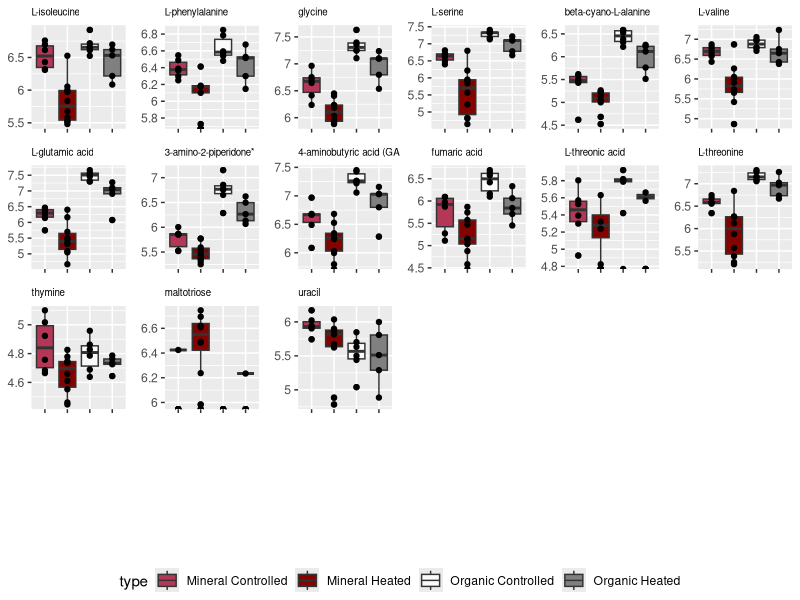
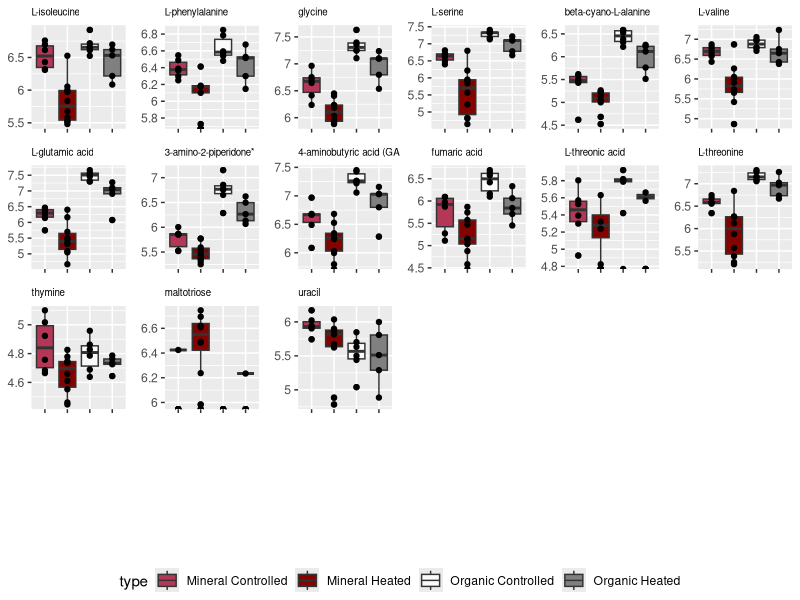
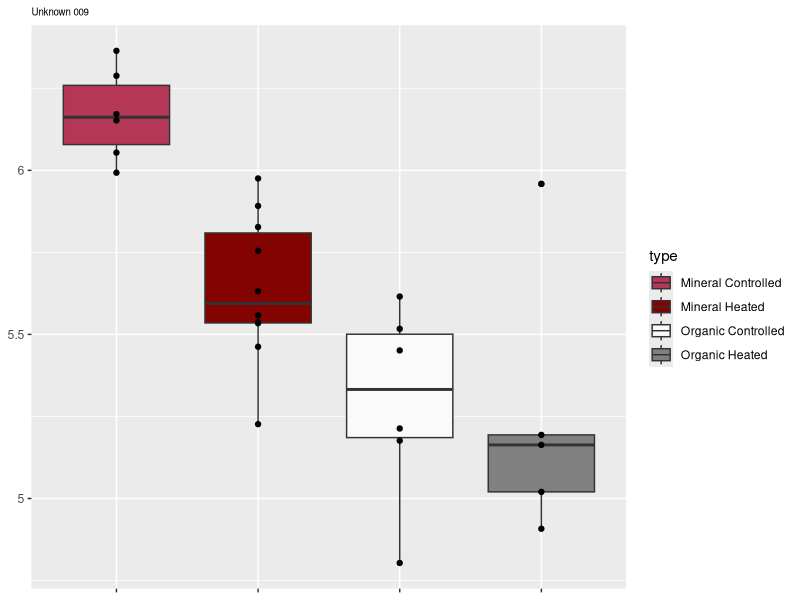
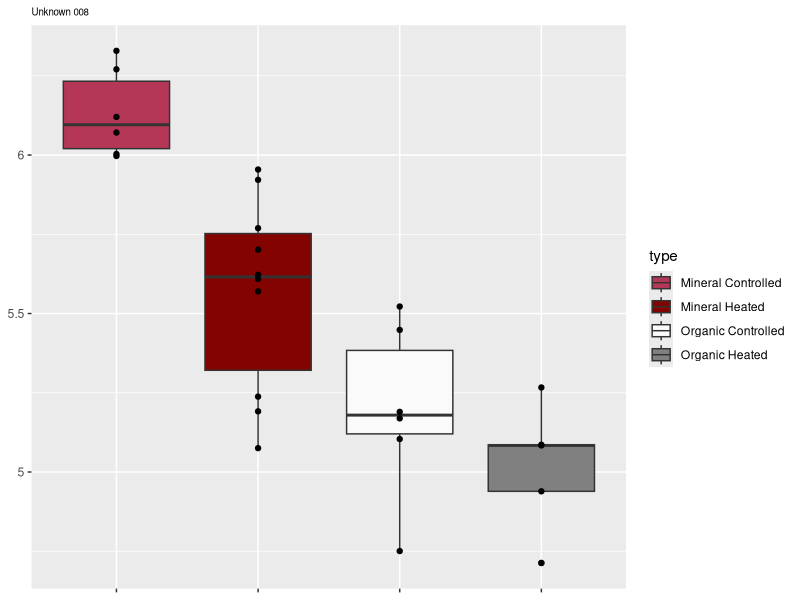
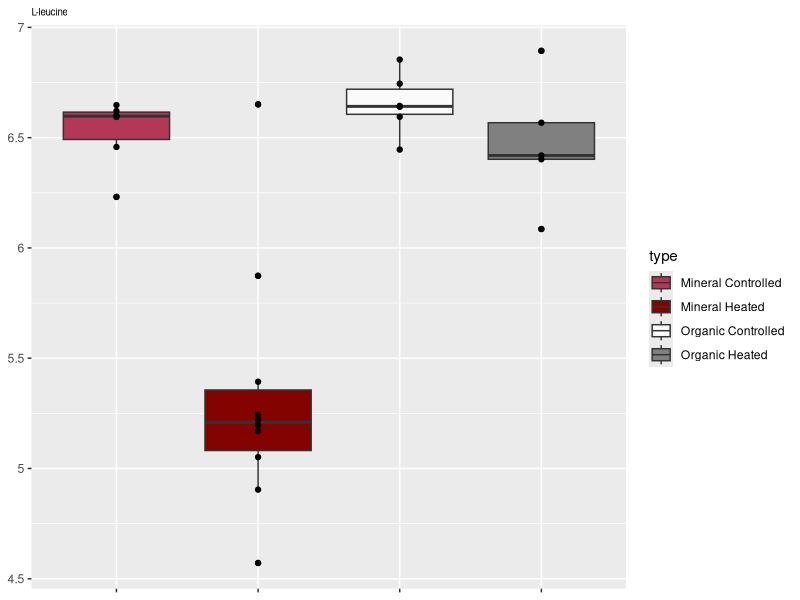
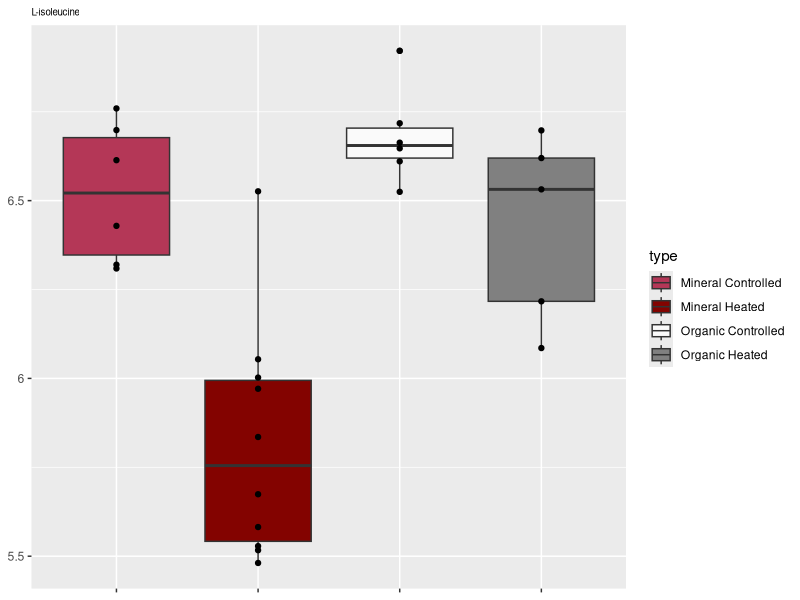
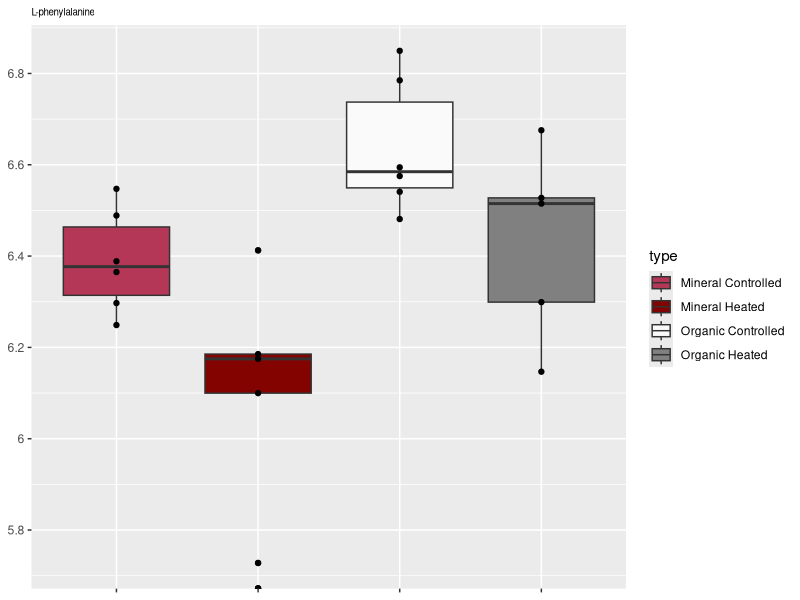
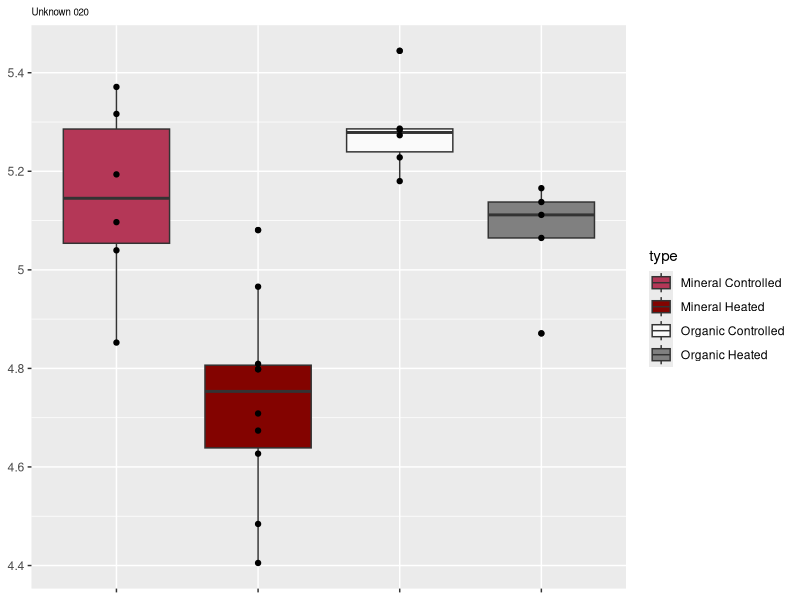

Generate these figures, in order, with R:
## ---- chunk 1
knitr::opts_chunk$set(echo = TRUE)
## ---- chunk 2
library(tidyverse)
library(ggplot2)
library(scales)
data <- as.data.frame(read.csv("EMSL_PNNL.csv"), header=TRUE)
new_data <- data[c(92,91,51,50,52,103,38,55,12,59,47,99,5,125,182,114,7,27,56,57,76,62,132,111,106,173,201,121,81),]
rownames(new_data) <- 1:nrow(new_data)
## ---- chunk 3
plot_list = list()
for (i in 1:29) {
  data_i <- new_data[i,]
  data_i_w <- data_i %>% gather("M_C_4_AB",	"M_C_7_AB",	"M_C_12_AB",	"M_C_14_AB",	"M_C_19_AB",	"M_C_30_AB",	"M_H_2_AB",	"M_H_2B",	"M_H_4_AB",	"M_H_11_AB",	"M_H_17_AB",	"M_H_26_AB",	"M_H_28_AB",	"M_H_30_AB",	"M_H_32_AB",	"M_H_34_AB",	"O_C_4_AB",	"O_C_12_AB",	"O_C_14_AB",	"O_C_19_AB",	"O_C_27_AB",	"O_C_34_AB",	"O_H_2_AB",	"O_H_4_AB",	"O_H_11_AB",	"O_H_17_AB",	"O_H_32_AB", key="type", value="frequencies")
  data_i_w$type <- c("Mineral Controlled", "Mineral Controlled", "Mineral Controlled", "Mineral Controlled", "Mineral Controlled", "Mineral Controlled", "Mineral Heated", "Mineral Heated", "Mineral Heated", "Mineral Heated", "Mineral Heated", "Mineral Heated", "Mineral Heated", "Mineral Heated", "Mineral Heated", "Mineral Heated", "Organic Controlled", "Organic Controlled", "Organic Controlled", "Organic Controlled", "Organic Controlled", "Organic Controlled", "Organic Heated", "Organic Heated", "Organic Heated", "Organic Heated", "Organic Heated")
  p = ggplot(data_i_w, aes(x=type, y=frequencies, fill=type, show.legend=FALSE)) +
        geom_boxplot() +
        scale_fill_manual(values=c("#B43757", "#830300", "#FAFAFA", "#808080")) +
        scale_alpha(range=c(.1, .1, .2, 1.)) +
        geom_point(show.legend = FALSE) +
        labs(title=new_data[i,1]) +
        theme(plot.title = element_text(size=7)) +
        theme(axis.title.x=element_blank(),
        axis.text.x=element_blank(), 
        axis.title.y=element_blank()) +
        scale_y_log10(breaks = trans_breaks("log10", function(x) 10^x),
              labels = trans_format("log10", math_format(.x)))
  plot_list[[i]] = p
}
## ---- chunk 4
pdf("mineral_metabolites_plots.pdf")
for (i in 1:29) {
      print(i)
      print(plot_list[[i]])
}
dev.off()
## ---- chunk 5
library(gridExtra)
library(grid)


grid_arrange_shared_legend <- function(..., ncol = length(list(...)), nrow = 1, position = c("bottom", "right")) {

  plots <- list(...)
  position <- match.arg(position)
  g <- ggplotGrob(plots[[1]] + theme(legend.position = position))$grobs
  legend <- g[[which(sapply(g, function(x) x$name) == "guide-box")]]
  lheight <- sum(legend$height)
  lwidth <- sum(legend$width)
  gl <- lapply(plots, function(x) x + theme(legend.position="none"))
  gl <- c(gl, ncol = ncol, nrow = nrow)

  combined <- switch(position,
                     "bottom" = arrangeGrob(do.call(arrangeGrob, gl),
                                            legend,
                                            ncol = 1,
                                            heights = unit.c(unit(1, "npc") - lheight, lheight)),
                     "right" = arrangeGrob(do.call(arrangeGrob, gl),
                                           legend,
                                           ncol = 2,
                                           widths = unit.c(unit(1, "npc") - lwidth, lwidth)))

  grid.newpage()
  grid.draw(combined)

  # return gtable invisibly
  invisible(combined)

}

## ---- chunk 6
### all known metabolites: 3,4,5,7,8,9,10,11,13,17,18,19,20,21,22,24,28,29
p4 <- plot_list[[4]]  ### L-isoleucine
p5 <- plot_list[[5]]  ## L-phenylalanine 5 ROWS REMOVED
p7 <- plot_list[[7]]  ### glycine
p8 <- plot_list[[8]]  ### L-serine
p9 <- plot_list[[9]]  ### beta-cyano-L-alanine
p10 <- plot_list[[10]] ### L-valine 
p11 <- plot_list[[11]] ### L-glutamic acid
p13 <- plot_list[[13]] ## 3-amino-2-piperidone HAS ASTERISK
p17 <- plot_list[[17]] ## GABA
p18 <- plot_list[[18]] ## fumaric acid 1 ROW REMOVED
p19 <- plot_list[[19]] ## L-threonic acid 10 ROWS REMOVED
p20 <- plot_list[[20]] ### L-threonine
p21 <- plot_list[[21]] ### thymine
p22 <- plot_list[[22]] ## maltotriose 17 ROWS REMOVED
p24 <- plot_list[[24]] ## Unknown 028 10 ROWS REMOVED
p28 <- plot_list[[28]] ## Unknown 038 3 ROWS REMOVED
p29 <- plot_list[[29]] ### uracil

plot_all <- grid_arrange_shared_legend(p4, p5,p7,p8,p9,p10,p11,p13,p17,p18,p19,p20,p21,p22,p29, ncol = 6, nrow = 4)
plot(plot_all)
